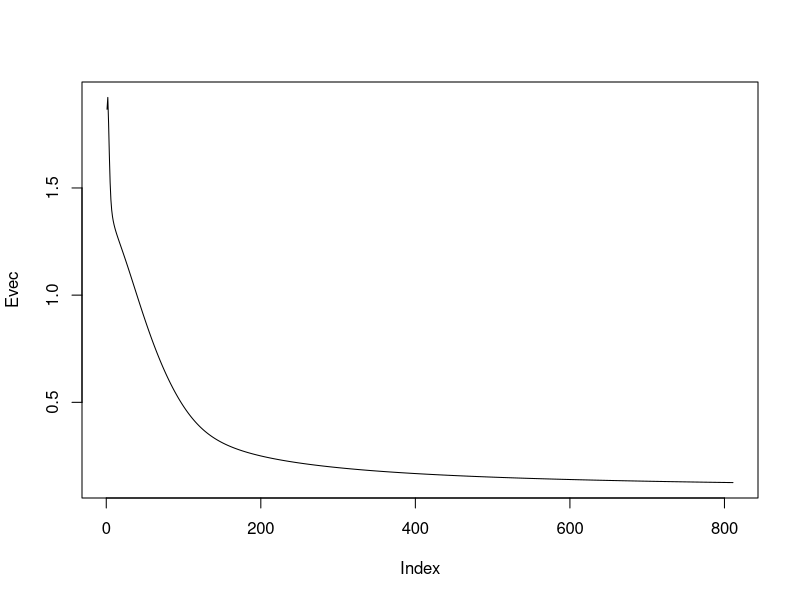

Source code (R):
#### Softmax regression ####
## Data
data(iris)
listy <- as.character(unique(iris$Species))
data.train  <- as.matrix(iris[,-5])
y.train <- as.character(iris[,5])

## Function
hcal <- function(data,x){
  signal<- data %*% t(x)
  signal <- exp(signal-apply(signal,1,function(row){return(max(row))}))
  return(sweep(signal,1,rowSums(signal),FUN= "/"))
}
norm_vec <- function(x) sqrt(sum(x^2))
## Parameter
rate <- 0.1
n <- length(listy)
f <- dim(data.train)[2]
batchs <- 10
batchl <- ceiling(nrow(data.train)/batchs)
epsilon <- 10^-4
threshold <- 0.00005
## Initialization
w <- matrix(rep(0,f*n),ncol=f)
gradiant <- matrix(rep(0,f*n),ncol=f)
Evec <- NULL
run <- 0
change <- 3
E <- 100

while(change>threshold)
{  
  for (i in 1:batchl)
  {
  if (i < batchl)
  {
    y.train.b <- y.train[((i-1)*batchs+1):(i*batchs)]
    data.train.b <- data.train[((i-1)*batchs+1):(i*batchs),]
    h.b <- hcal(data.train.b,w)
  }
  else
  {
    y.train.b <- y.train[((i-1)*batchs+1):dim(data.train)[1]]
    data.train.b <- data.train[((i-1)*batchs+1):dim(data.train)[1],]
    h.b <- hcal(data.train.b,w)
  }
  for (j in 1:(n-1))
  {  
    y.temp <- ifelse(y.train.b ==listy[j], 1,0)
    gradiant[j,] <- -colSums(data.train.b*(y.temp-h.b[,j]))/nrow(data.train.b)
  }
  w <- w - rate*gradiant
  }
  h <- hcal(data.train,w)
  E <- 0
  for ( j in 1:n)
  {
    y.temp <- ifelse(y.train ==listy[j], 1,0)
    E <- E-sum(y.temp*log(h[,j]))/nrow(data.train)
  }
  Evec <- rbind(Evec,E)
  if (run >1)
  {
    change <- abs(Evec[run,]-Evec[run-1,])
  }
  run <-run +1
}

plot(Evec,type="l") # Cross entropy error decreases

signal<- data.train %*% t(w)
signal <- exp(signal-apply(signal,1,function(row){return(max(row))}))
h <- sweep(signal,1,rowSums(signal),FUN= "/")
y_hat <- apply(h,1, function(row){return(listy[which(row==max(row))])})
length(which(y_hat==y.train))/nrow(data.train) # Classification error
